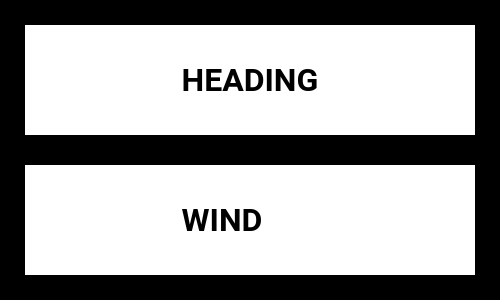
<?xml version="1.0" encoding="UTF-8"?>
<ui version="4.0">
 <class>BugSelectorBase</class>
 <widget class="QDialog" name="BugSelectorBase">
  <property name="geometry">
   <rect>
    <x>0</x>
    <y>0</y>
    <width>500</width>
    <height>300</height>
   </rect>
  </property>
  <property name="sizePolicy">
   <sizepolicy hsizetype="Fixed" vsizetype="Fixed">
    <horstretch>0</horstretch>
    <verstretch>0</verstretch>
   </sizepolicy>
  </property>
  <property name="minimumSize">
   <size>
    <width>500</width>
    <height>300</height>
   </size>
  </property>
  <property name="maximumSize">
   <size>
    <width>500</width>
    <height>300</height>
   </size>
  </property>
  <property name="palette">
   <palette>
    <active>
     <colorrole role="Base">
      <brush brushstyle="SolidPattern">
       <color alpha="255">
        <red>255</red>
        <green>255</green>
        <blue>255</blue>
       </color>
      </brush>
     </colorrole>
     <colorrole role="Window">
      <brush brushstyle="SolidPattern">
       <color alpha="255">
        <red>0</red>
        <green>0</green>
        <blue>0</blue>
       </color>
      </brush>
     </colorrole>
    </active>
    <inactive>
     <colorrole role="Base">
      <brush brushstyle="SolidPattern">
       <color alpha="255">
        <red>255</red>
        <green>255</green>
        <blue>255</blue>
       </color>
      </brush>
     </colorrole>
     <colorrole role="Window">
      <brush brushstyle="SolidPattern">
       <color alpha="255">
        <red>0</red>
        <green>0</green>
        <blue>0</blue>
       </color>
      </brush>
     </colorrole>
    </inactive>
    <disabled>
     <colorrole role="Base">
      <brush brushstyle="SolidPattern">
       <color alpha="255">
        <red>0</red>
        <green>0</green>
        <blue>0</blue>
       </color>
      </brush>
     </colorrole>
     <colorrole role="Window">
      <brush brushstyle="SolidPattern">
       <color alpha="255">
        <red>0</red>
        <green>0</green>
        <blue>0</blue>
       </color>
      </brush>
     </colorrole>
    </disabled>
   </palette>
  </property>
  <property name="font">
   <font>
    <family>Roboto</family>
    <pointsize>12</pointsize>
    <weight>75</weight>
    <bold>true</bold>
   </font>
  </property>
  <property name="windowTitle">
   <string>Form</string>
  </property>
  <property name="styleSheet">
   <string notr="true">QPushButton { border: none; background-color: white; margin: 5px; }</string>
  </property>
  <layout class="QVBoxLayout" name="verticalLayout">
   <property name="spacing">
    <number>20</number>
   </property>
   <property name="leftMargin">
    <number>20</number>
   </property>
   <property name="topMargin">
    <number>20</number>
   </property>
   <property name="rightMargin">
    <number>20</number>
   </property>
   <property name="bottomMargin">
    <number>20</number>
   </property>
   <item>
    <widget class="QPushButton" name="m_pHeadingButton">
     <property name="sizePolicy">
      <sizepolicy hsizetype="MinimumExpanding" vsizetype="MinimumExpanding">
       <horstretch>0</horstretch>
       <verstretch>0</verstretch>
      </sizepolicy>
     </property>
     <property name="font">
      <font>
       <family>Roboto</family>
       <pointsize>24</pointsize>
       <weight>75</weight>
       <bold>true</bold>
      </font>
     </property>
     <property name="autoFillBackground">
      <bool>false</bool>
     </property>
     <property name="text">
      <string>HEADING</string>
     </property>
     <property name="icon">
      <iconset resource="ahrsresources.qrc">
       <normaloff>:/icons/resources/HeadingIcon.png</normaloff>:/icons/resources/HeadingIcon.png</iconset>
     </property>
     <property name="iconSize">
      <size>
       <width>32</width>
       <height>32</height>
      </size>
     </property>
     <property name="flat">
      <bool>false</bool>
     </property>
    </widget>
   </item>
   <item>
    <widget class="QPushButton" name="m_pWindButton">
     <property name="sizePolicy">
      <sizepolicy hsizetype="MinimumExpanding" vsizetype="MinimumExpanding">
       <horstretch>0</horstretch>
       <verstretch>0</verstretch>
      </sizepolicy>
     </property>
     <property name="font">
      <font>
       <family>Roboto</family>
       <pointsize>24</pointsize>
       <weight>75</weight>
       <bold>true</bold>
      </font>
     </property>
     <property name="text">
      <string>WIND       </string>
     </property>
     <property name="icon">
      <iconset resource="ahrsresources.qrc">
       <normaloff>:/icons/resources/WindIcon.png</normaloff>:/icons/resources/WindIcon.png</iconset>
     </property>
     <property name="iconSize">
      <size>
       <width>32</width>
       <height>32</height>
      </size>
     </property>
    </widget>
   </item>
  </layout>
 </widget>
 <resources>
  <include location="ahrsresources.qrc"/>
 </resources>
 <connections>
  <connection>
   <sender>m_pHeadingButton</sender>
   <signal>clicked()</signal>
   <receiver>BugSelectorBase</receiver>
   <slot>accept()</slot>
   <hints>
    <hint type="sourcelabel">
     <x>41</x>
     <y>54</y>
    </hint>
    <hint type="destinationlabel">
     <x>9</x>
     <y>54</y>
    </hint>
   </hints>
  </connection>
  <connection>
   <sender>m_pWindButton</sender>
   <signal>clicked()</signal>
   <receiver>BugSelectorBase</receiver>
   <slot>reject()</slot>
   <hints>
    <hint type="sourcelabel">
     <x>59</x>
     <y>218</y>
    </hint>
    <hint type="destinationlabel">
     <x>9</x>
     <y>225</y>
    </hint>
   </hints>
  </connection>
 </connections>
</ui>
